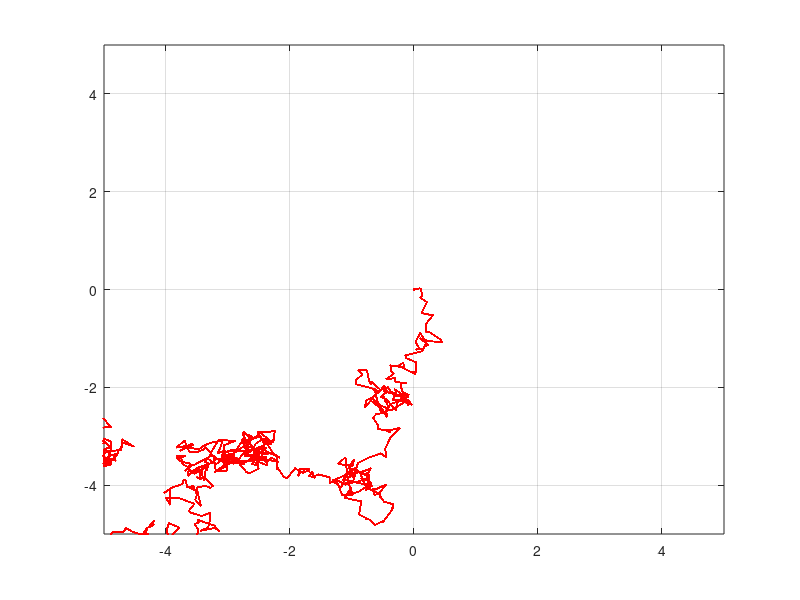

MATLAB code to generate this figure:
clear;
clc;

% 2D Brownian Motion Plot

N = 1000;
sigma = 0.1;

x = zeros(1, N);
y = zeros(1, N);

for j = 1:N
    for i = 1:N
        x(i+1, j) = x(i,j) + sigma*randn();
        y(i+1, j) = y(i,j) + sigma*randn();
    end
end

% Animation
for t=1:N
    plot(x(1:t), y(1:t), 'r');
    grid on;
    axis([-5 5 -5 5])
    hold on;
    drawnow;
end




